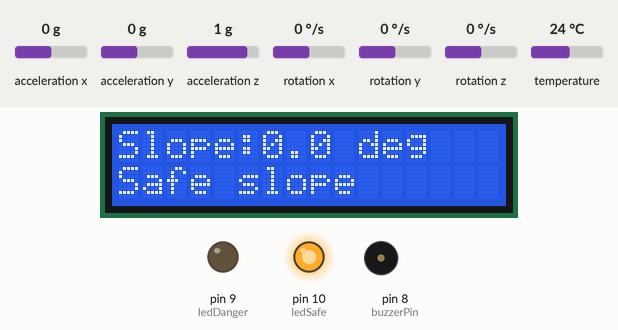
Simulated run of this sketch. Board: Arduino Uno, built with avr-gcc and run on an emulated ATmega328P. Parts: 16×2 character LCD, output pins drawn as LEDs (lit = HIGH), buzzer (waves = sounding). The inputs (shaded band) are chosen by the test bench; at power-on: acceleration x 0 g, acceleration z 1 g, acceleration y 0 g, rotation x 0 °/s, rotation y 0 °/s, rotation z 0 °/s, temperature 24 °C.

Above: at 1.2 s.
1.3 s: acceleration x set to -0.4 g
At 1.8 s:
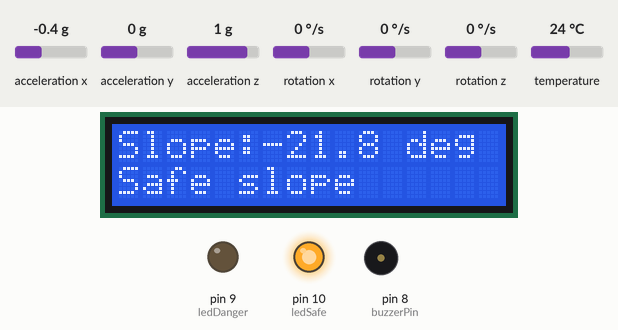
2.9 s: acceleration x set to -0.7 g
At 4.3 s:
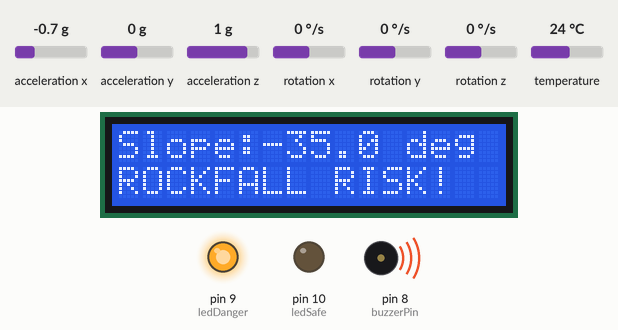
4.6 s: acceleration z set to -1.4 g
At 5.8 s:
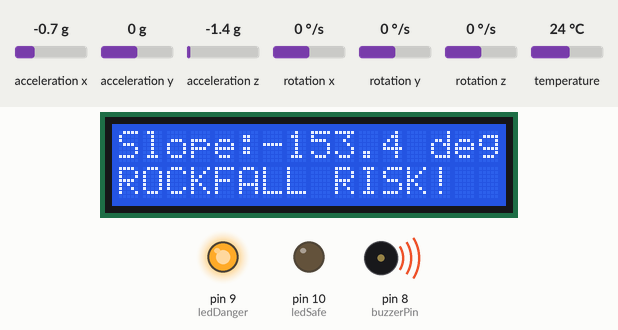
6.2 s: acceleration z set to 0 g
At 7.4 s:
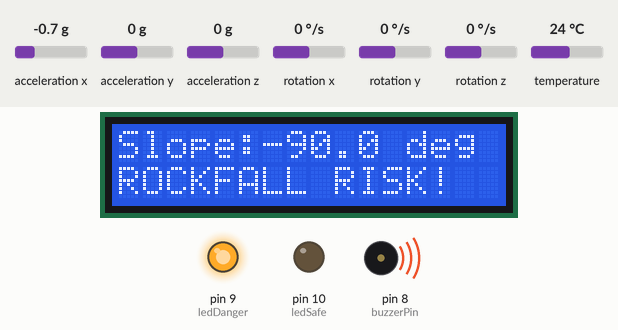
9.2 s: acceleration x set to 0 g
At 9.9 s:
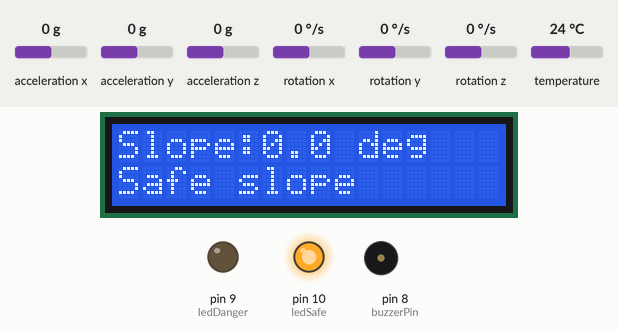
10.9 s: acceleration x set to -1.4 g
At 12.1 s:
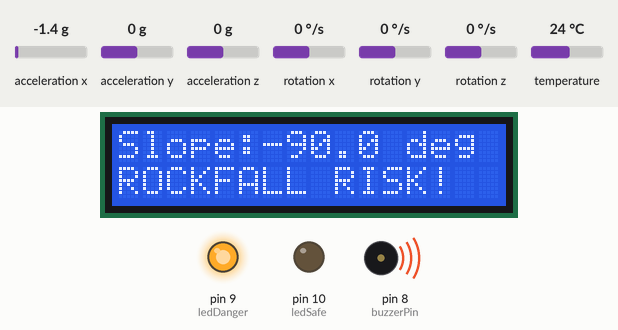
Timing chart, 0 to 13.5 s (numbered marks = the images above; inputs shaded):
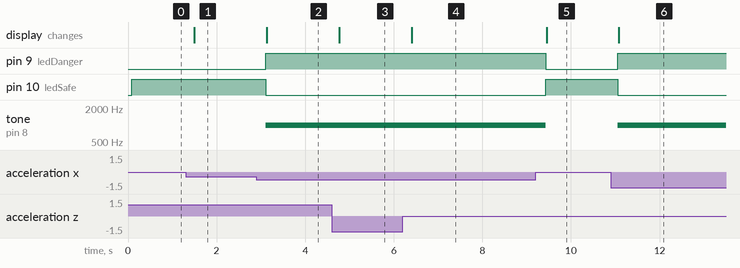

Measured:
- the behaviour switches between -0.5 and -0.6 g on acceleration x (found by bisection; images 1 and 2)
- after the input at 1.3 s, the display: changes after 0.19 s (image 1)
- after the input at 2.9 s, pin 9 (ledDanger): LOW → HIGH after 0.21 s; pin 10 (ledSafe): HIGH → LOW after 0.21 s; tone on pin 8 (buzzerPin): silent → 1000 Hz after 0.21 s; the display: changes after 0.23 s (image 2)
- after the input at 4.6 s, the display: changes after 0.17 s (image 3)
- after the input at 6.2 s, the display: changes after 0.21 s (image 4)
- after the input at 9.2 s, pin 9 (ledDanger): HIGH → LOW after 0.24 s; pin 10 (ledSafe): LOW → HIGH after 0.24 s; tone on pin 8 (buzzerPin): 1000 Hz → silent after 0.24 s; the display: changes after 0.25 s (image 5)
- after the input at 10.9 s, pin 9 (ledDanger): LOW → HIGH after 0.16 s; pin 10 (ledSafe): HIGH → LOW after 0.16 s; tone on pin 8 (buzzerPin): silent → 1000 Hz after 0.16 s; the display: changes after 0.18 s (image 6)

The sketch:

rockfall_prediction.ino
```cpp
#include <Wire.h>
#include <Adafruit_MPU6050.h>
#include <LiquidCrystal_I2C.h>

Adafruit_MPU6050 mpu;
LiquidCrystal_I2C lcd(0x27, 16, 2);

const int buzzerPin = 8;
const int ledSafe   = 10;
const int ledDanger = 9;

void setup() {
  Serial.begin(115200);
  Wire.begin();
  mpu.begin();              // MPU6050 init
  lcd.init(); lcd.backlight();

  pinMode(buzzerPin, OUTPUT);
  pinMode(ledSafe, OUTPUT);
  pinMode(ledDanger, OUTPUT);
}

void loop() {
  sensors_event_t a, g, temp;
  mpu.getEvent(&a, &g, &temp);   // get acceleration

  // simple slope angle from X‑axis acceleration (approx)
  float angle = atan2(a.acceleration.x, a.acceleration.z) * 57.3; // degree

  lcd.clear();
  lcd.setCursor(0,0);
  lcd.print("Slope:");
  lcd.print(angle,1);
  lcd.print(" deg");

  if (abs(angle) > 30) {        // threshold for dangerous tilt
    digitalWrite(ledDanger, HIGH);
    digitalWrite(ledSafe, LOW);
    tone(buzzerPin, 1000);
    lcd.setCursor(0,1);
    lcd.print("ROCKFALL RISK!");
  } else {
    digitalWrite(ledDanger, LOW);
    digitalWrite(ledSafe, HIGH);
    noTone(buzzerPin);
    lcd.setCursor(0,1);
    lcd.print("Safe slope    ");
  }

  delay(200);
}
```
